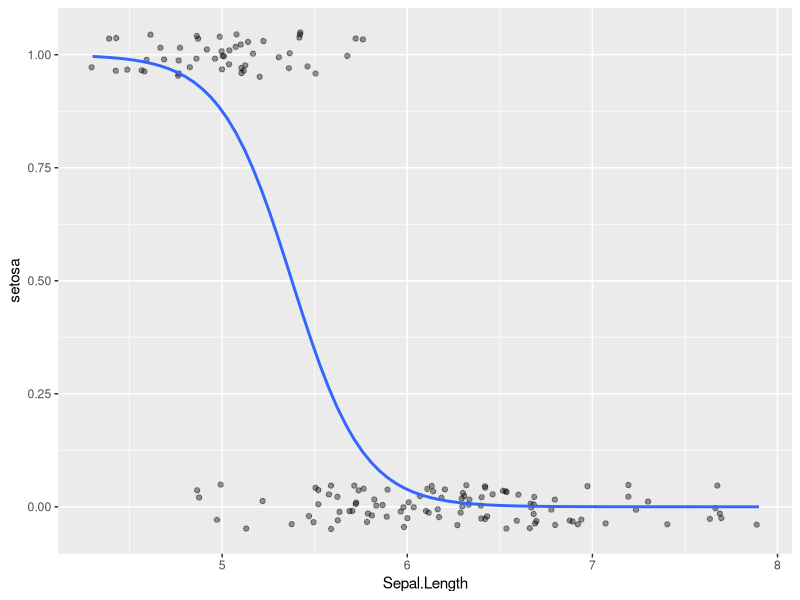

Recreate this plot in R.
library(tidyverse)

iris <- iris %>% 
  mutate(setosa = as.integer(Species == "setosa"))

ggplot(iris, aes(x = Sepal.Length,
                 y = setosa)) + 
  geom_jitter(height = .05,
              alpha = .4) +
  geom_smooth(method = "glm",
              se = FALSE,
              method.args = list(family = "binomial"))

model <- glm(setosa ~ Sepal.Length,
             data = iris,
             family = "binomial")
summary(model)

-2 * (50 * log(1/3) + 100 * log(2/3))

p_hat <- fitted.values(model, type = "response")
p_hat

-2 * (sum(log(p_hat[1:50])) + sum(log(1 - p_hat[51:150])))
